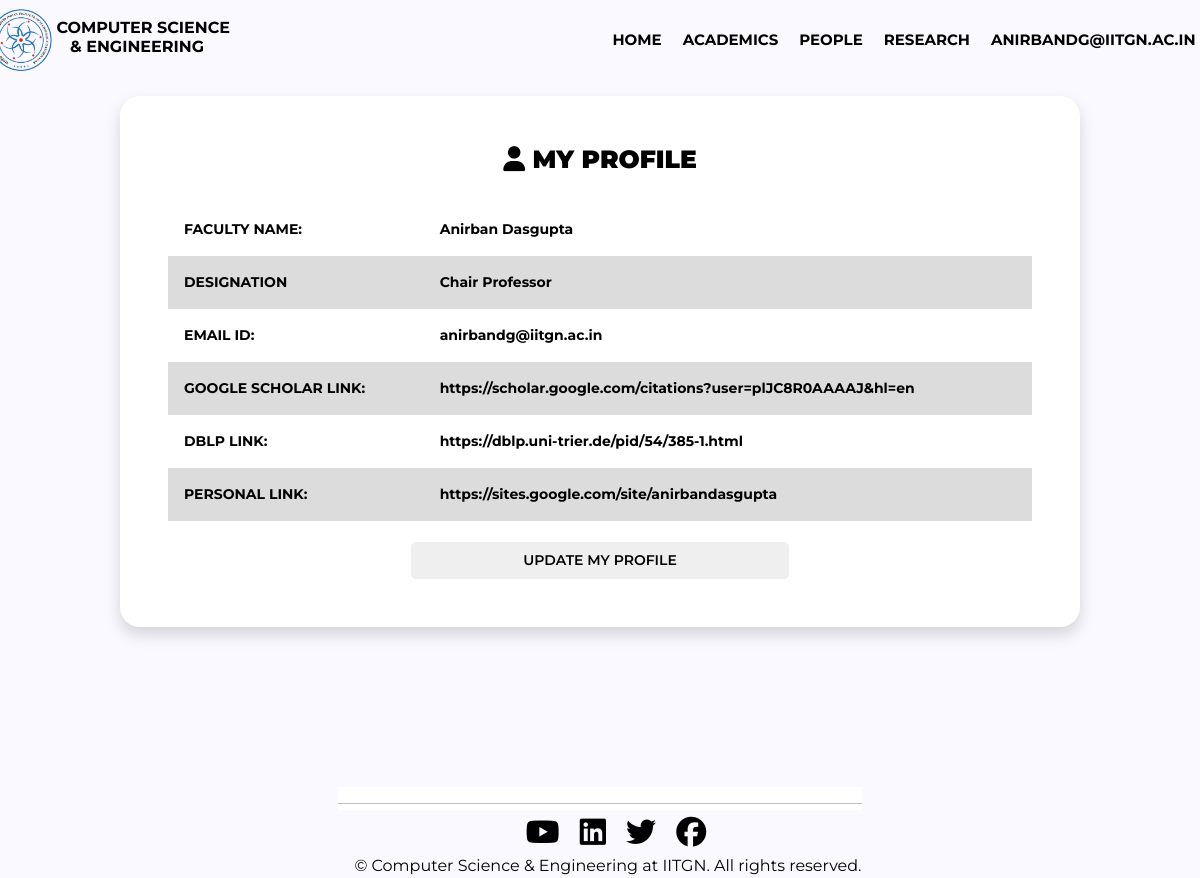
The page /cse_manager/myprofile.php (signed in) on the database its author committed.
### tables this page shows
CREATE TABLE `csefaculty` (
  `full_name` varchar(100) DEFAULT NULL,
  `designation` varchar(100) DEFAULT NULL,
  `email_id` longtext NOT NULL,
  `google_scholar` longtext NOT NULL,
  `dblp_link` longtext NOT NULL,
  `personal_link` mediumtext NOT NULL,
  `image_file` varchar(200) NOT NULL,
  `id` int(11) NOT NULL
);

### cse_manager/myprofile.php (the view, shortened to what this page needs)
<!DOCTYPE html>
<html lang="en">
<head>
    <link href="https://cdn.jsdelivr.net/npm/bootstrap@5.1.0/dist/css/bootstrap.min.css" rel="stylesheet">
    <link href="https://cdnjs.cloudflare.com/ajax/libs/animate.css/3.7.2/animate.min.css" rel="stylesheet">
    <link rel="stylesheet" href="https://cdnjs.cloudflare.com/ajax/libs/twitter-bootstrap/5.2.0/css/bootstrap.min.css">
    <link rel="stylesheet" href="https://cdn.datatables.net/1.13.4/css/dataTables.bootstrap5.min.css">
    <link rel="stylesheet" href="style(header).css">
    <link rel="stylesheet" href="style(footer).css">
    <link rel="stylesheet" href="style(myprofile).css">
</head>
<body>
<?php
    include_once("headers.php");
?>
<div class='courses shadow'>
<?php
include_once("dbcsemanager.php");
$email_id = $_SESSION["user"];
$query = "SELECT * from csefaculty where email_id ='$email_id'";
$query_run= mysqli_query($conn,$query);
$data = mysqli_fetch_assoc($query_run);
?>
<h1 class='course_heading'><i class="fa-solid fa-user"></i> MY PROFILE</h1>
<br>
<center>
<form method="POST">
<table border=1 style="width:100%">
    <tbody>
        <tr>
            <th>
            </th>
            <th> <?php echo $data['full_name'] ?>   </th>
        </tr>
        <tr>
            <th>
            </th>
            <th><?php echo $data['designation'] ?></th>
        </tr>
        <tr>
            <th>
            </th>
            <th><?php echo $data['email_id'] ?></th>
        </tr>
        <tr>
            <th>
            </th>
            <th><?php echo $data['google_scholar'] ?></th>
        </tr>
        <tr>
            <th>
            </th>
            <th><?php echo $data['dblp_link'] ?></th>
        </tr>
        <tr>
            <th>
            </th>
            <th><?php echo $data['personal_link'] ?></th>
        </tr>
    </tbody>
</table>
<br>
<a href = 'updateprofile' style="text-decoration: none; color: black; "><button type="button" value=" ">Update My Profile</button></a>
</form>
</center>
</div>
<?php
    include_once("footers.php");
?>
</body>
</html>

### cse_manager/style(header).css (style rules this page uses)
* { margin: 0; padding: 0; font-family: 'Montserrat', sans-serif; box-sizing: border-box; }
body { justify-content: center; align-items: center; min-height: 70vh; place-items: center; }

### cse_manager/style(myprofile).css (style rules this page uses)
* { margin: 0; padding: 0; box-sizing: border-box; }
body { background: #f9f9ff; width: 100%; height: 100vh; display: grid; place-items: center; color: rgb(0, 0, 0); }
.courses { width: 60rem; font-size: 14px; margin-top: 6rem; padding: 3rem; background-color: #fff; border-radius: 20px; box-shadow: 10px 10px 2px -4px rgba(0, 0, 0, 0.55); }
h1 { font-size: 25px; font-weight: 900; text-align: center; }
button { text-transform: uppercase; cursor: pointer; padding: 0.5rem 7rem; border: none; border-radius: 5px; font-weight: 600; }
button { transition: background 1s, transform 0.9s; }
table,tr,th,td { border : 2px; border-collapse:collapse; padding: 1rem; }
tr:nth-child(even) { background-color: gainsboro; }

### rows shown on the page
csefaculty: full_name "Anirban Dasgupta", designation "Chair Professor", email "anirbandg@iitgn.ac.in", google_scholar "https://scholar.google.com/citations?user=plJC8R0AAAAJ&hl=en", dblp_link "https://dblp.uni-trier.de/pid/54/385-1.html", personal_link "https://sites.google.com/site/anirbandasgupta"

### other values the page prints
$_SESSION['user'] "ANIRBANDG@IITGN.AC.IN"
